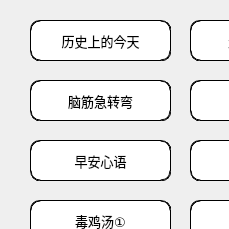
   <widget class="QWidget" name="scrollAreaWidgetContents_3">
    <property name="geometry">
     <rect>
      <x>0</x>
      <y>0</y>
      <width>229</width>
      <height>229</height>
     </rect>
    </property>
    <widget class="QPushButton" name="push_button_reading_life">
     <property name="geometry">
      <rect>
       <x>190</x>
       <y>20</y>
       <width>141</width>
       <height>41</height>
      </rect>
     </property>
     <property name="font">
      <font>
       <family>思源黑体</family>
       <pointsize>10</pointsize>
      </font>
     </property>
     <property name="styleSheet">
      <string notr="true">    border-style: solid;
    border-radius: 10px;
    border: 1px groove gray;
    color: rgb(0, 0, 0);
    border-color: rgb(0, 0, 0);
    background-color: rgb(255, 255, 255);</string>
     </property>
     <property name="text">
      <string>生活小窍门</string>
     </property>
    </widget>
    <widget class="QPushButton" name="push_button_reading_history">
     <property name="geometry">
      <rect>
       <x>30</x>
       <y>20</y>
       <width>141</width>
       <height>41</height>
      </rect>
     </property>
     <property name="font">
      <font>
       <family>思源黑体</family>
       <pointsize>10</pointsize>
      </font>
     </property>
     <property name="styleSheet">
      <string notr="true">    border-style: solid;
    border-radius: 10px;
    border: 1px groove gray;
    color: rgb(0, 0, 0);
    border-color: rgb(0, 0, 0);
    background-color: rgb(255, 255, 255);</string>
     </property>
     <property name="text">
      <string>历史上的今天</string>
     </property>
    </widget>
    <widget class="QPushButton" name="push_button_reading_rainbow">
     <property name="geometry">
      <rect>
       <x>190</x>
       <y>80</y>
       <width>141</width>
       <height>41</height>
      </rect>
     </property>
     <property name="font">
      <font>
       <family>思源黑体</family>
       <pointsize>10</pointsize>
      </font>
     </property>
     <property name="styleSheet">
      <string notr="true">    border-style: solid;
    border-radius: 10px;
    border: 1px groove gray;
    color: rgb(0, 0, 0);
    border-color: rgb(0, 0, 0);
    background-color: rgb(255, 255, 255);</string>
     </property>
     <property name="text">
      <string>彩虹屁</string>
     </property>
    </widget>
    <widget class="QPushButton" name="push_button_reading_riddle">
     <property name="geometry">
      <rect>
       <x>30</x>
       <y>80</y>
       <width>141</width>
       <height>41</height>
      </rect>
     </property>
     <property name="font">
      <font>
       <family>思源黑体</family>
       <pointsize>10</pointsize>
      </font>
     </property>
     <property name="styleSheet">
      <string notr="true">    border-style: solid;
    border-radius: 10px;
    border: 1px groove gray;
    color: rgb(0, 0, 0);
    border-color: rgb(0, 0, 0);
    background-color: rgb(255, 255, 255);</string>
     </property>
     <property name="text">
      <string>脑筋急转弯</string>
     </property>
    </widget>
    <widget class="QPushButton" name="push_button_reading_morning">
     <property name="geometry">
      <rect>
       <x>30</x>
       <y>140</y>
       <width>141</width>
       <height>41</height>
      </rect>
     </property>
     <property name="font">
      <font>
       <family>思源黑体</family>
       <pointsize>10</pointsize>
      </font>
     </property>
     <property name="styleSheet">
      <string notr="true">    border-style: solid;
    border-radius: 10px;
    border: 1px groove gray;
    color: rgb(0, 0, 0);
    border-color: rgb(0, 0, 0);
    background-color: rgb(255, 255, 255);</string>
     </property>
     <property name="text">
      <string>早安心语</string>
     </property>
    </widget>
    <widget class="QPushButton" name="push_button_reading_night">
     <property name="geometry">
      <rect>
       <x>190</x>
       <y>140</y>
       <width>141</width>
       <height>41</height>
      </rect>
     </property>
     <property name="font">
      <font>
       <family>思源黑体</family>
       <pointsize>10</pointsize>
      </font>
     </property>
     <property name="styleSheet">
      <string notr="true">    border-style: solid;
    border-radius: 10px;
    border: 1px groove gray;
    color: rgb(0, 0, 0);
    border-color: rgb(0, 0, 0);
    background-color: rgb(255, 255, 255);</string>
     </property>
     <property name="text">
      <string>晚安心语</string>
     </property>
    </widget>
    <widget class="QPushButton" name="push_button_reading_chicken_1">
     <property name="geometry">
      <rect>
       <x>30</x>
       <y>200</y>
       <width>141</width>
       <height>41</height>
      </rect>
     </property>
     <property name="font">
      <font>
       <family>思源黑体</family>
       <pointsize>10</pointsize>
      </font>
     </property>
     <property name="styleSheet">
      <string notr="true">    border-style: solid;
    border-radius: 10px;
    border: 1px groove gray;
    color: rgb(0, 0, 0);
    border-color: rgb(0, 0, 0);
    background-color: rgb(255, 255, 255);</string>
     </property>
     <property name="text">
      <string>毒鸡汤①</string>
     </property>
    </widget>
    <widget class="QPushButton" name="push_button_reading_chicken_2">
     <property name="geometry">
      <rect>
       <x>190</x>
       <y>200</y>
       <width>141</width>
       <height>41</height>
      </rect>
     </property>
     <property name="font">
      <font>
       <family>思源黑体</family>
       <pointsize>10</pointsize>
      </font>
     </property>
     <property name="styleSheet">
      <string notr="true">    border-style: solid;
    border-radius: 10px;
    border: 1px groove gray;
    color: rgb(0, 0, 0);
    border-color: rgb(0, 0, 0);
    background-color: rgb(255, 255, 255);</string>
     </property>
     <property name="text">
      <string>毒鸡汤②</string>
     </property>
    </widget>
    <widget class="QPushButton" name="push_button_reading_cheesy_love">
     <property name="geometry">
      <rect>
       <x>30</x>
       <y>260</y>
       <width>141</width>
       <height>41</height>
      </rect>
     </property>
     <property name="font">
      <font>
       <family>思源黑体</family>
       <pointsize>10</pointsize>
      </font>
     </property>
     <property name="styleSheet">
      <string notr="true">    border-style: solid;
    border-radius: 10px;
    border: 1px groove gray;
    color: rgb(0, 0, 0);
    border-color: rgb(0, 0, 0);
    background-color: rgb(255, 255, 255);</string>
     </property>
     <property name="text">
      <string>土味情话</string>
     </property>
    </widget>
   </widget>
